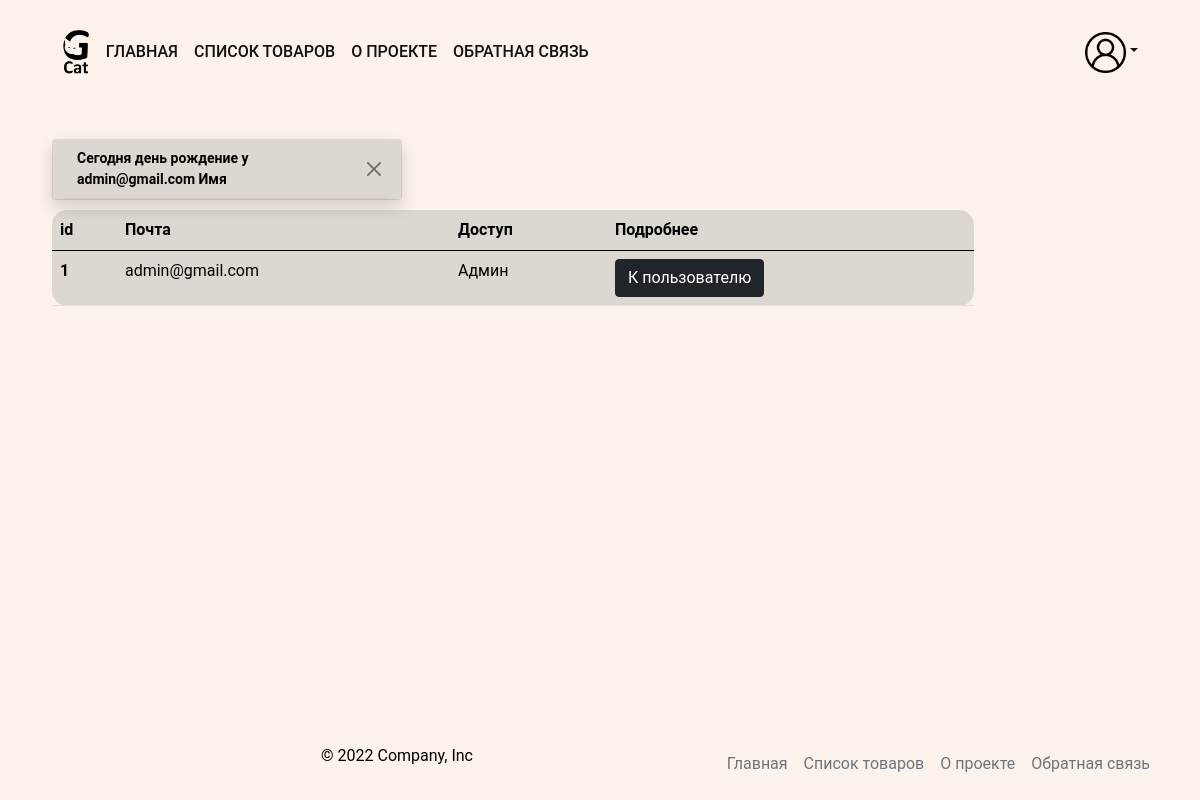
Before: /users/user_list/ with the older database file.
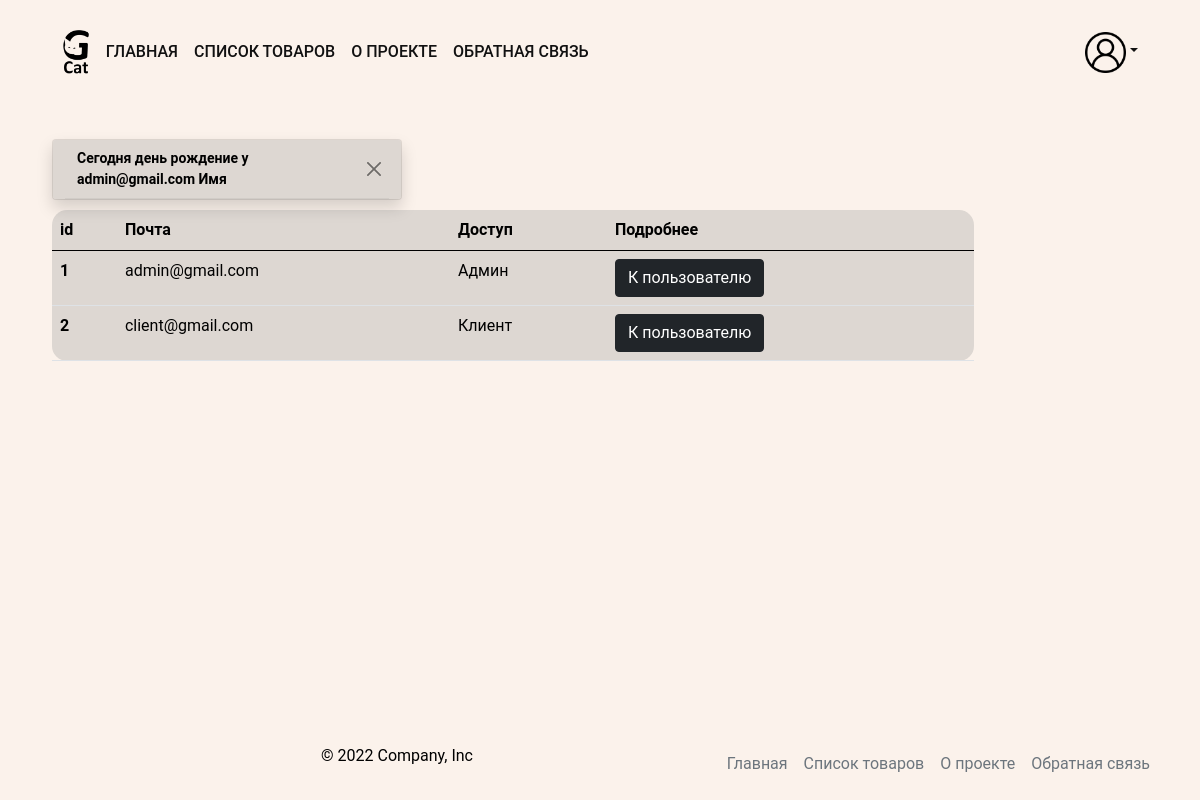
After: the same page with the newer database file.
### users/models.py (models this page shows, shortened)
class Profile(AbstractBaseUser, PermissionsMixin):
    objects = ProfileManager()
    first_name = models.CharField(
        'имя',
        max_length=150,
        blank=True,
        null=True,
    )
    last_name = models.CharField(
        'фамилия',
        max_length=150,
        blank=True,
        null=True,
    )
    email = models.EmailField(
        'почта',
        unique=True,
        null=True,
    )
    is_active = models.BooleanField(
        'активная учетная запись',
        default=True,
        null=True,
    )
    is_staff = models.BooleanField(
        'сотрудник',
        default=False,
        null=True,
    )
    is_superuser = models.BooleanField(
        'админ',
        default=False,
        null=True,
    )
    date_joined = models.DateTimeField(default=timezone.now)
    birthday = models.DateField(
        'день рождения',
        blank=True,
        null=True,
    )
    USERNAME_FIELD = 'email'
    class Meta:
        default_related_name = 'profiles'
        verbose_name = 'пользователь'
        verbose_name_plural = 'пользователи'

### users/views.py (the view)
# urls.py: path('user_list/', views.UserListView.as_view(), name='user_list'),
class UserListView(ListView):
    template_name = 'users/user_list.html'
    model = Profile
    context_object_name = 'users_info'
    get_queryset = Profile.objects.is_activated

### core/user_processor.py (called while the page is built)
def access_users(request):
    users = Profile.objects.published()
    return {'users': users}

### users/managers.py (called while the page is built)
    def is_activated(self):
        return (
            self.get_queryset().
            filter(is_active=True)
            .only('id', 'email', 'is_superuser', 'is_staff',)
        )

    def published(self):
        return (
            self.get_queryset()
            .filter(birthday=datetime.today())
            .values('email', 'first_name')
        )

### templates/users/user_list.html
{% extends "base.html" %}
{% load static %}
{% block content %}
<div class="col-10">
  <table class="table">
    <thead>
      <tr>
        <th scope="col">id</th>
        <th scope="col">Почта</th>
        <th scope="col">Доступ</th>
        <th scope="col">Подробнее</th>
      </tr>
    </thead>
    <tbody>
      {% for field in users_info %}
        <tr>
          <th scope="row">{{ field.id }}</th>
          <td>{{ field.email }}</td>
          {% if field.is_superuser %}
            <td>Админ</td>
          {% elif field.is_staff %}
            <td>Сотрудник</td>
          {% else %}
            <td>Клиент</td>
          {% endif %}
          <td>
            <a
              href="{% url 'users:user_detail' field.id %}"
              class="btn btn-dark"
            >К пользователю</a>
          </td>
        </tr>
      {% endfor %}
    </tbody>
  </table>
</div>
{% endblock %}

### templates/includes/users_birthday.html
<div class="container">
  <div class="row">
    {% for user in users %}
    <div class="toast fade show" role="alert" aria-live="assertive" aria-atomic="true" style="margin: 10px; background-color: #ddd7d2; color: #000;">
      <div class="toast-header" style="background-color: #ddd7d2; color: #000;">
        <strong class="me-auto">
          Сегодня день рождение у {{ user.email }}
          {% if user.first_name %}
            {{ user.first_name }}
          {% endif %}
        </strong>
        <button type="button" class="btn-close" data-bs-dismiss="toast" aria-label="Close"></button>
      </div>
    </div>
    {% endfor %}
  </div>
</div>

Changed rows visible on the page:
added Profile: id "2", email "client@gmail.com", is_superuser "Клиент"
